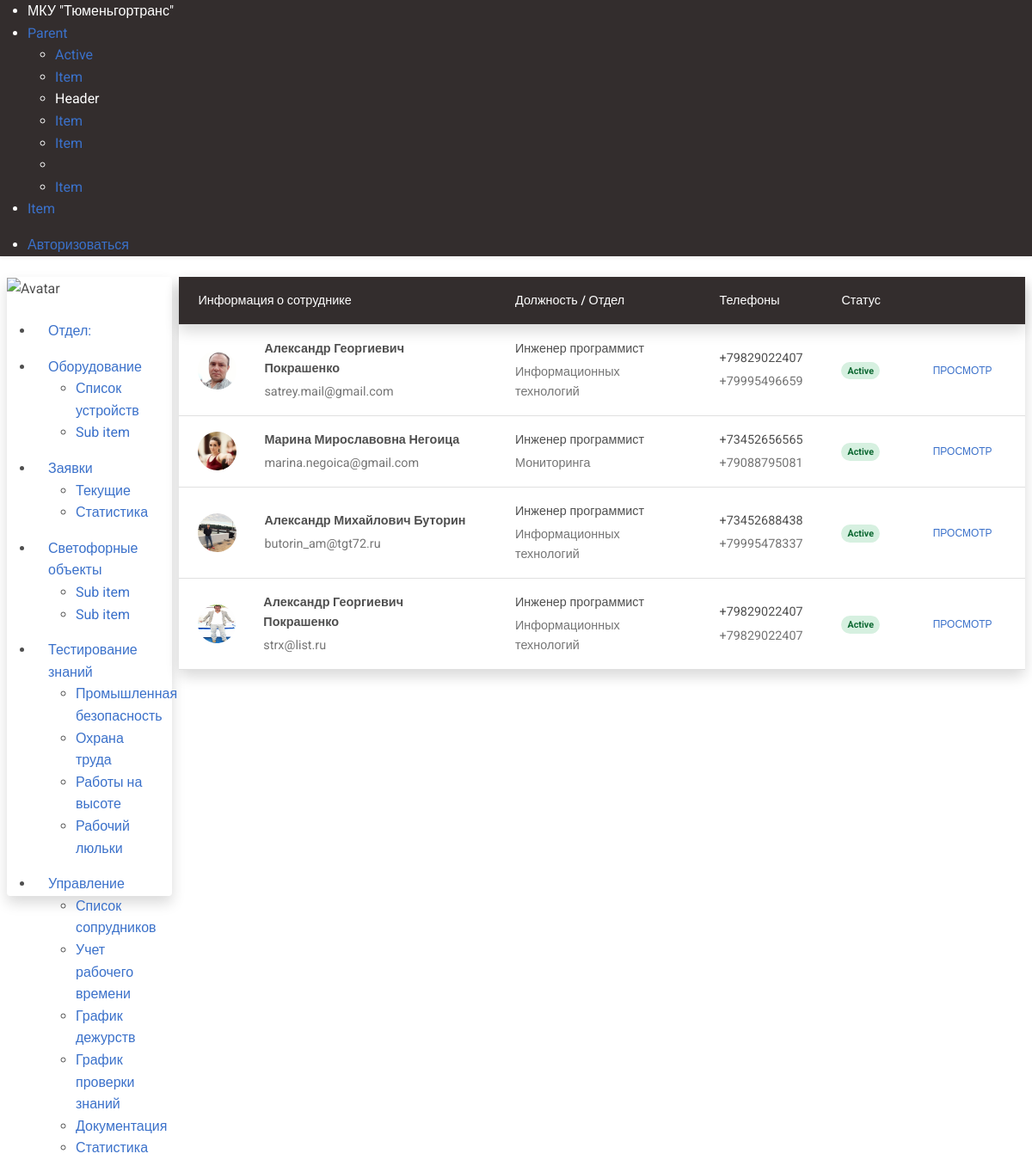
The page /users/user_list/ on the database its author committed.
### users/models.py (models this page shows, shortened)
class CustomUser(AbstractUser):
    middle_name = models.CharField('Отчество', max_length=50, blank=True, null=True)
    date_of_birth = models.DateField(blank=True, null=True, verbose_name='Дата рождения')
    phone_number_work = models.CharField('Рабочий телефон', max_length=16, blank=True, null=True)
    phone_number_mobile = models.CharField('Мобильный телефон', max_length=12, blank=True, null=True)
    department = models.ForeignKey(Department, blank=True, null=True,
                                   on_delete=models.CASCADE,
                                   related_name='department_set',
                                   verbose_name='Отдел')
    avatar = models.ImageField(upload_to='avatars/', blank=True, null=True)
    position = models.ForeignKey(Position, blank=True, null=True,
                                 on_delete=models.CASCADE,
                                 related_name='position_set',
                                 verbose_name='Должность')
    date_of_employment = models.DateField(blank=True, null=True, verbose_name='Дата трудоустройства')
    class Meta:
        verbose_name = 'Пользователь'
        verbose_name_plural = 'Пользователи'

class Department(models.Model):
    department = models.CharField('Отдел', max_length=50)
    slug = models.CharField('Слаг', max_length=70, blank=True)
    class Meta:
        verbose_name = "Отдел"
        verbose_name_plural = "Отделы"
    def __str__(self):
        return self.department

### users/views.py (the view)
# urls.py: path('user_list/', CustomUserListView.as_view(), name='user_list'),
class CustomUserListView(ListView):
    model = CustomUser
    template_name = 'users/user_list.html'
    paginate_by = 10

### templates/users/user_list.html (shortened to what this page needs)
{% extends 'users/main.html' %}
{% block content %}
<div class="card m-2 shadow">
<table class="table align-middle mb-0 bg-white">
  <thead class="bg-dark text-white shadow">
    <tr class="">
      <th>Информация о сотруднике</th>
      <th>Должность / Отдел</th>
      <th>Телефоны</th>
      <th>Статус</th>
      <th></th>
    </tr>
  </thead>
  <tbody>
  {% for user in object_list %}
    <tr class="table-row">
      <td>
        <div class="d-flex align-items-center">
          <img
              src="{{ user.avatar.url }}"
              alt=""
              style="width: 45px; height: 45px"
              class="rounded-circle me-3"
              />
          <div class="ms-3">
            <p class="fw-bold mb-1">{{ user.first_name }}  {{ user.middle_name }} {{ user.last_name }}</p>
            <p class="text-muted mb-0">{{ user.email }}</p>
          </div>
        </div>
      </td>
      <td>
        <p class="fw-normal mb-1">Инженер программист</p>
        <p class="text-muted mb-0">{{ user.department }}</p>
      </td>
      <td>
        <p class="fw-normal mb-1">{% if user.phone_number_work %}{{ user.phone_number_work }}{% endif %}</p>
        <p class="text-muted mb-0">{% if user.phone_number_mobile %}{{ user.phone_number_mobile }}{% endif %}</p>
      </td>
      <td>
        <span class="badge badge-success rounded-pill d-inline">Active</span></td>
      <td>
        <button type="button" class="btn btn-link btn-sm btn-rounded">
          <a href="{% url 'user_detail' user.pk %}">Просмотр</a>
        </button>
      </td>
    </tr>
    {% endfor %}
  </tbody>
</table>
</div>
{% endblock %}

### templates/users/main.html (shortened to what this page needs)
{% extends 'base.html' %}
{% block navbar %}
    {% include 'components/navbar.html' %}
{% endblock %}
{% block left_sidebar %}
    {% include 'components/left_sidebar.html' %}
{% endblock %}

### templates/base.html (shortened to what this page needs)
<!DOCTYPE html>
{% load static %}
<html lang="en">
<head>
    <link href="https://cdnjs.cloudflare.com/ajax/libs/font-awesome/6.0.0/css/all.min.css" rel="stylesheet" />
    <link href="https://cdnjs.cloudflare.com/ajax/libs/mdb-ui-kit/6.2.0/mdb.min.css" rel="stylesheet" />
    <link rel="stylesheet" href="https://cdn.jsdelivr.net/npm/uikit@3.16.14/dist/css/uikit.min.css" />
    <link rel="stylesheet" href="{% static 'css/styles.css' %}">
</head>
<body>
    <header>
        <div class="uk-container-expand ps-0 pe-0">
            {% block navbar %}
            {% endblock %}
        </div>
    </header>
    <section class="main">
        <div class="uk-container-expand d-flex  ps-0 pe-0">
            <div class="col-md-2">
                {% block left_sidebar %}
                {% endblock %}
            </div>
            <div class="col-md-10">
                {% block content %}
                {% endblock %}
            </div>
        </div>
    </section>
</body>
</html>

### templates/components/navbar.html (shortened to what this page needs)
{% load static %}
<nav class="uk-navbar-container shadow-sm bg-dark text-white">
    <div class="uk-container-expand uk-padding-small uk-padding-remove-top uk-padding-remove-bottom">
        <div uk-navbar class="">
            <div class="uk-navbar-left text-white">
                <ul class="uk-navbar-nav text-white">
                    <li class="uk-active"><a class="text-white" href="https://tgt72.ru/" target="_blank">МКУ "Тюменьгортранс"</a></li>
                    <li>
                        <a href="#">Parent </a>
                        <div class="uk-navbar-dropdown">
                            <ul class="uk-nav uk-navbar-dropdown-nav">
                                <li class="uk-active"><a href="#">Active</a></li>
                                <li><a href="#">Item</a></li>
                                <li class="uk-nav-header">Header</li>
                                <li><a href="#">Item</a></li>
                                <li><a href="#">Item</a></li>
                                <li class="uk-nav-divider"></li>
                                <li><a href="#">Item</a></li>
                            </ul>
                        </div>
                    </li>
                    <li><a href="#">Item</a></li>
                </ul>
            </div>
            <div class="uk-navbar-right">
                <ul class="uk-navbar-nav">
                    {% if user.is_authenticated %}
                    <li>
                        <a class="text-white" href="#">{{ user.first_name }} {{ user.last_name }}<span uk-navbar-parent-icon></span></a>
                        <div class="uk-navbar-dropdown">
                            <ul class="uk-nav uk-navbar-dropdown-nav">
                                <li class="uk-active"><a href="#">Профиль</a></li>
                                <li><a href="#">Item</a></li>
                                <li class="uk-nav-header">Header</li>
                                <li><a href="#">Item</a></li>
                                <li><a href="#">Item</a></li>
                                <li class="uk-nav-divider"></li>
                                <li><a href="{% url 'logout_user' %}">Выход</a></li>
                            </ul>
                        </div>
                    </li>
                    {% else %}
                    <li>
                        <a uk-icon="sign-in" href="{% url 'login_user' %}">Авторизоваться</a>
                    </li>
                    {% endif %}
                </ul>
            </div>
        </div>
    </div>
</nav>

### templates/components/left_sidebar.html (shortened to what this page needs)
{% load static %}
<div class="uk-card uk-card-default m-2 me-0 left_sidebar shadow">
    <div class="uk-card-header">
        <div class="uk-grid-small uk-flex-middle" uk-grid>
            <div class="uk-width-auto ps-0">
                <img class="uk-border-circle" width="40" height="40" src="{{ user.avatar.url }}" alt="Avatar">
            </div>
        </div>
    </div>
    <div class="">
    <ul class="uk-nav-default" uk-nav="multiple: true">
        <li class="uk-active p-3 pt-2 pb-2"><a href="#">Отдел: {{ user.department }}</a></li>
        <li class="uk-parent p-3 pt-2 pb-2">
            <a class="" href="#">Оборудование </a>
            <ul class="uk-nav-sub">
                <li><a href="{% url 'device_list' %}">Список устройств</a></li>
                <li>
                    <a href="#">Sub item</a>
                </li>
            </ul>
        </li>
        <li class="uk-parent p-3 pt-2 pb-2">
            <a href="#">Заявки </a>
            <ul class="uk-nav-sub">
                <li class=""><a href="#">Текущие</a></li>
                <li class=""><a href="#">Статистика</a></li>
            </ul>
        </li>
        <li class="uk-parent p-3 pt-2 pb-2">
            <a href="#">Светофорные объекты </a>
            <ul class="uk-nav-sub">
                <li><a href="#">Sub item</a></li>
                <li><a href="#">Sub item</a></li>
            </ul>
        </li>
        <li class="uk-parent p-3 pt-2 pb-2">
            <a href="#">Тестирование знаний </a>
            <ul class="uk-nav-sub">
                <li><a href="#">Промышленная безопасность</a></li>
                <li><a href="#">Охрана труда</a></li>
                <li><a href="#">Работы на высоте</a></li>
                <li><a href="#">Рабочий люльки</a></li>
            </ul>
        </li>
        <li class="uk-parent p-3 pt-2 pb-2">
            <a href="#">Управление </a>
            <ul class="uk-nav-sub">
                <li class=""><a href="{% url 'user_list' %}">Список сопрудников</a></li>
                <li class=""><a href="#">Учет рабочего времени</a></li>
                <li><a href="#">График дежурств</a></li>
                <li><a href="#">График проверки знаний</a></li>
                <li><a href="#">Документация</a></li>
                <li><a href="#">Статистика</a></li>
            </ul>
        </li>
    </ul>
</div>
</div>

### static/css/styles.css (style rules this page uses)
.left_sidebar { height: 90vh; position: sticky; border-radius: 4px; }

### rows shown on the page
CustomUser: avatar (picture), first_name "Александр", middle_name "Георгиевич", last_name "Покрашенко", email "satrey.mail@gmail.com", department "Информационных технологий", phone_number_work "+79829022407", phone_number_mobile "+79995496659"
CustomUser: avatar (picture), first_name "Марина", middle_name "Мирославовна", last_name "Негоица", email "marina.negoica@gmail.com", department "Мониторинга", phone_number_work "+73452656565", phone_number_mobile "+79088795081"
CustomUser: avatar (picture), first_name "Александр", middle_name "Михайлович", last_name "Буторин", email "butorin_am@tgt72.ru", department "Информационных технологий", phone_number_work "+73452688438", phone_number_mobile "+79995478337"
CustomUser: avatar (picture), first_name "Александр", middle_name "Георгиевич", last_name "Покрашенко", email "strx@list.ru", department "Информационных технологий", phone_number_work "+79829022407", phone_number_mobile "+79829022407"
